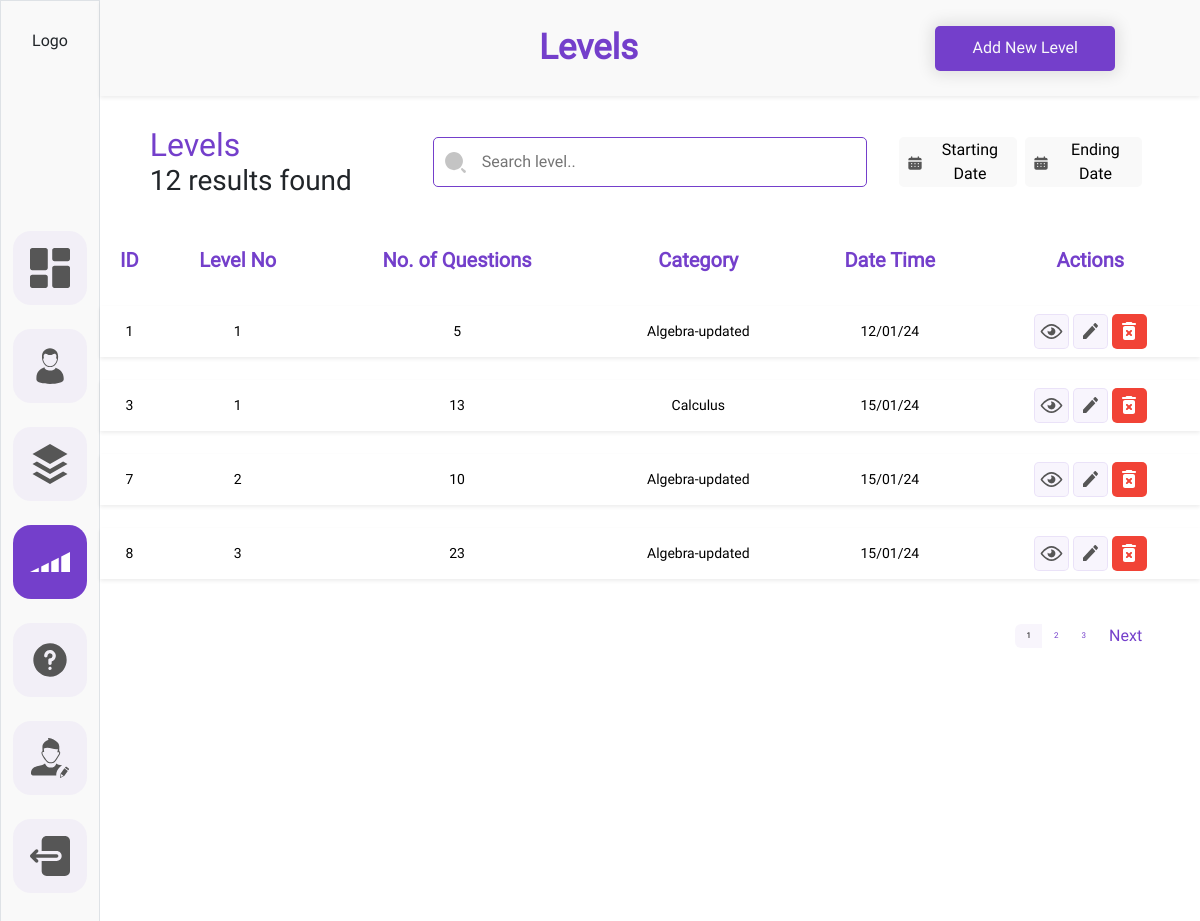
Screenshot of /myadmin/levels/ (signed in) with the database file from the repository.
### adminDashboard/models.py (models this page shows, shortened)
class Level(BaseModel):
    level_no = models.IntegerField()
    number_of_questions = models.IntegerField()
    level_category = models.ForeignKey(Category,on_delete=models.CASCADE)
    class Meta:
        unique_together = ('level_no', 'level_category')

class Category(BaseModel):
    category_title = models.CharField(max_length=CharFieldSizes.XXX_LARGE)
    category_description = models.TextField()
    category_image = models.ImageField(upload_to='category_images')
    def __str__(self):
        return self.category_title

### adminDashboard/views.py (the view)
# urls.py: path('levels/', views.levels, name='levels'),
@login_required(login_url='admin-login')
def levels(request):
    context={
        'startdate': request.GET.get('startdate',None),
        'enddate': request.GET.get('enddate',None),
        'seachbar': request.GET.get('search-bar',None),
        'records' : Level.objects.all(),
        'records_count' : Level.objects.all().count,
        'levelno': request.GET.get('levelno',None)
    }
    if context['startdate'] and context['enddate']:
        context['records'] = context['records'].filter(created_at__range=(context['startdate'], context['enddate']))
    elif context['startdate']:
        context['records'] = context['records'].filter(created_at__gte=context['startdate'])
    elif context['enddate']:
        context['records'] = context['records'].filter(created_at__lte=context['enddate'])
    if context['seachbar']:
        context['records'] = context['records'].filter(Q(level_no__icontains=context['seachbar']) | Q(number_of_questions__icontains=context['seachbar']))
    paginator = Paginator(context['records'],4)
    page = request.GET.get('page')
    try:
        records_within_range = paginator.page(page)
    except PageNotAnInteger:
        records_within_range = paginator.page(1)
    except EmptyPage:
        records_within_range = paginator.page(paginator.num_pages)
    level_count = context['records'].count()
    context['records']= records_within_range
    context['level_count'] = level_count
    return render(request,'admin_dashboard/level.html' ,context)

### templates/admin_dashboard/level.html (shortened to what this page needs)
{% load static %}
<!DOCTYPE html>
<html lang="en">
<head>
    <link
    href="https://cdn.jsdelivr.net/npm/bootstrap@5.3.2/dist/css/bootstrap.min.css"
    rel="stylesheet"
  />
  <link rel="stylesheet" href="{% static 'admin_dashboard/css/common.css'%}">
  <link rel="stylesheet" href="{% static 'admin_dashboard/css/category.css'%}">
  <link rel="stylesheet" href="{% static 'admin_dashboard/css/users.css'%}">
</head>
<body>
    <div class="container-fluid">
        <div class="row ">
          <div class="col-1 p-0 m-0 bg-sidebar border  ">
            <div class="d-flex flex-column align-items-center ">
              <div
                class="logo-height w-100 d-flex justify-content-center align-items-center "
              >
                <a class="text-decoration-none text-dark" href="#">Logo</a>
              </div>
              <div
                class="w-100 d-flex justify-content-center "
              >
                <div class="d-flex flex-column gap-4 nav-height margintop-nav">
                  <div class="d-flex">
                    <a
                      class="nav-link rounded-border bg-color "
                      href="{% url 'dashboard'%}"
                    >
                    </a>
                  </div>
                  <div class="d-flex">
                    <a
                      class="nav-link rounded-border bg-color"
                      href="{% url 'users'%}"
                    >
                    </a>
                  </div>
                  <div class="d-flex">
                    <a
                      class="nav-link rounded-border bg-color"
                      href="{% url 'categories'%}"
                    >
                    </a>
                  </div>
                  <div class="d-flex">
                    <a
                      class="nav-link rounded-border bg-color active-side-bar-menu active-svg-color "
                      href="{% url 'levels'%}"
                    >
                      <svg
                        class="sidebar__link-icon "
                        viewBox="0 0 40 40"
                        xmlns="http://www.w3.org/2000/svg"
                      >
                        <path d="M28.75 15.625L21.25 19.375V30H28.75V15.625Z" />
                        <path d="M11.25 30H18.75V20.625L11.25 24.375V30Z" />
                        <path d="M31.25 14.375V30H40V10L31.25 14.375Z" />
                        <path d="M8.75 25.625L0 30H8.75V25.625Z" />
                      </svg>
                    </a>
                  </div>
                  <div class="d-flex">
                    <a
                      class="nav-link rounded-border bg-color"
                      href="{% url 'questions'%}"
                    >
                    </a>
                  </div>
                  <div class="d-flex">
                    <a
                      class="nav-link rounded-border bg-color"
                      href="{% url 'profile' %}"
                    >
                    </a>
                  </div>
                  <div class="d-flex">
                    <a
                      class="nav-link rounded-border bg-color"
                      href="{%url 'admin-logout'%}"
                    >
                    </a>
                  </div>
                </div>
              </div>
            </div>
          </div>
            <div class="col-11 h-100">
                <div class="row p-2 bg-sidebar shadow-sm heading-container-height">
                    <div class="col-6 d-flex justify-content-end align-items-center ">
                        <div class= "">
                            <h1 class="dashboard__heading m-0">Levels</h1>
                        </div>
                    </div>
                    <div class="col d-flex justify-content-center ">
                        <div class="w-75 d-flex justify-content-end align-items-center">
                            <div class="">
                                <a class="new-category text-decoration-none text-light " href="{% url 'level-add'%}" ><p class="m-0 p-0">Add New Level</p></a>
                            </div>
                        </div>
                    </div>
                </div>
                <form id="searchForm" action="{% url 'levels'%}" method='GET'>
                <div class="row justify-content-center margintop gap-2">
                  <div class="col-3">
                    <div class="">
                      <div class="d-flex flex-column">
                        <div class="">
                          <h2 class="user-title m-0 p-0">Levels</h2>
                        </div>
                        <div>
                          <h3 class="user-title-desc m-0 p-0">{{records_count }} results found</h3>
                        </div>
                      </div>
                    </div>
                  </div>
                  <div class="col-5 d-flex justify-content-center align-items-center">
                    <div
                      class="h-75 w-100 position-relative d-flex align-items-center"
                    >
                        <div class="w-100 searchbar-height d-flex align-items-center">
                          <input
                            class="search-border search-border-search-btns w-100 h-100 ps-5 pe-3"
                            type="search"
                            name="search-bar"
                            id="searchInput"
                            {% if seachbar %}
                            value='{{seachbar}}'
                            {% else %}
                            value=''
                            {% endif %}
                            placeholder="Search level.."
                          />
                        </div>
                        <div class="position-absolute svg-position">
                        </div>
                    </div>
                  </div>
                  <div
                      class="col-3 d-flex justify-content-start align-items-center gap-2"
                    >
                      <div class="w-100">
                        <button
                        type='button'
                        id='startDateBtn'
                        value='{{startdate}}'
                        data-target="datePickerButton1"
                          class="date-picker-button searchbar-height w-100 border-0 search-border-search-btns bg-sidebar d-flex justify-content-center align-items-center gap-2"
                        >
                          <div class="">
                          </div>
                          {% if startdate %}
                          {{startdate}}
                          {% else %}
                          Starting Date
                          {% endif %}
                        </button>
                      </div>
                      <div class="w-100">
                        <button
                        type='button'
                        id='endDateBtn'
                        data-target="datePickerButton2"
                          class=" date-picker-button searchbar-height w-100 border-0 search-border-search-btns bg-sidebar d-flex justify-content-center align-items-center gap-2"
                        >
                          <div class="">
                          </div>
                          {% if enddate %}
                          {{enddate}}
                          {% else %}
                          Ending Date
                          {% endif %}
                        </button>
                      </div>
                  </div>
                </div>
              </form>
                <div class="row justify-content-center mt-3">
                    <div class="col p-0">
                        <div class="">
                            <div class="">
                                <table class="table table-hover table-borderless">
                                    <thead>
                                        <tr>
                                          <th class="table-head">ID</th>
                                          <th class="table-head">Level No</th>
                                          <th class="table-head">No. of Questions</th>
                                          <th class="table-head">Category</th>
                                          <th class="table-head">Date Time</th>
                                          <th class="table-head">Actions</th>
                                        </tr>
                                      </thead>
                                      <tbody>
                                        {% if records %}
                                        {% for record  in records %}
                                        <tr class="tr shadow-sm ">
                                          <td>{{record.id}}</td>
                                          <td>{{record.level_no}}</td>
                                          <td>{{record.number_of_questions}}</td>
                                          <td>{{record.level_category}}</td>
                                          <td>{{record.created_at|date:"d/m/y"}}</td>
                                          <td>
                                            <div class="d-flex justify-content-center align-items-center gap-1">
                                                <div class="">
                                                    <a class="action-btns action-btns-view" href="{% url 'level-details' pk=record.id%}">
                                                    </a>
                                                </div>
                                                <div class="">
                                                    <a class="action-btns action-btns-view" href="{% url 'level-update' pk=record.id%}">
                                                    </a>
                                                </div>
                                                <div class="">
                                                    <a class="action-btns action-btns-remove" href="#" onclick=deleterecord({{record.id}}) data-bs-toggle="modal" data-bs-target="#user-successfully-delet-modal">
                                                    </a>
                                                </div>
                                            </div>
                                          </td>
                                        </tr>
                                        {% endfor %}
                                        {% endif %}
                                      </tbody>
                                  </table>
                            </div>
                        </div>
                    </div>
                </div>
            <div class="row justify-content-center">
              <div class="col-11 d-flex justify-content-end p-0">
                <nav aria-label="Page navigation example">
                  <ul class="pagination justify-content-end">
                    {% for page_num in records.paginator.page_range %}
                    <li class="page-item  d-flex justify-content-center align-items-center">
                      <a class="page-link border-0 {% if records.number == page_num %} custom_active {% endif %}" href="?page={{ page_num }}">{{ page_num }}</a>
                    </li>
                    {% endfor %}
                    {% if records.has_next %}
                    <li class="page-item">
                      <a class="page-link next border-0" href="?page={{ records.next_page_number }}">Next</a>
                    </li>
                    {% endif %}
                  </ul>
                </nav>
              </div>
            </div>
            </div>
        </div>
    </div>
</body>
</html>

### static/admin_dashboard/css/common.css (style rules this page uses)
body { margin: 0; padding: 0; box-sizing: border-box; font-family: Roboto; }
.sidebar__link-icon { width: 40px; height: 40px; }
.def-color { fill: #565656; }
.rounded-border { border-radius: 18px; }
.bg-color { background-color: rgba(116, 63, 203, 0.05); }
.bg-sidebar { background-color: #F9F9F9; }
.nav-link { padding: 17px; }
.active-side-bar-menu { background-color: #743FCB; }
.active-svg-color { fill: white; }
.logo-height { height: 10vh; }
.nav-height { height: 100vh; }
.dashboard__heading { font-size: 35px; color: #743FCB; font-weight: 700; }
.date-picker-button { padding: 8px; cursor: pointer; }

### static/admin_dashboard/css/category.css (style rules this page uses)
.new-category { display: flex; justify-content: center; align-items: center; width: 180px; height: 45px; border-radius: 5px; background: #743FCB; box-shadow: 0px 0px 15px 4px rgba(0, 0, 0, 0.10) }

### static/admin_dashboard/css/users.css (style rules this page uses)
.heading-container-height { height: 12vh; }
.user-title { color: #743FCB; }
.margintop { margin-top: 30px; }
.nav-height { height: 100vh; }
.margintop-nav { margin: 150px; }
.searchbar-height { height: 50px; }
.svg-position { left: 10px; }
.svg-size { width: 25px; height: 25px; }
.search-border-search-btns { border-radius: 5px; }
.search-border { border: 1px solid #743FCB; }
.table { border-collapse: separate; border-spacing:0 23px; }
.table-head { font-size: 20px; color: #743FCB !important; text-align: center; }
td { text-align: center; vertical-align: middle; font-size: 14px; max-width: 200px; white-space: nowrap; overflow: hidden; text-overflow: ellipsis; }
.action-btns { display: flex; justify-content: center; align-items: center; width: 35px; height: 35px; border-radius: 5px; }
.action-btns-view { border: 1px solid rgba(116, 63, 203, 0.10); background: rgba(116, 63, 203, 0.05); }
.action-btns-remove { background: #F14336; }
.page-link { font-size: 8px; color: #743FCB; }
.next { font-size: 16px; color: #743FCB !important; }
.custom_active { border: none; color: black; background-color: rgba(116, 63, 203, 0.05); }

### rows the page displays
Level: id "1", level_no "1", number_of_questions "5", level_category "Algebra-updated", created_at "12/01/24"
Level: id "3", level_no "1", number_of_questions "13", level_category "Calculus", created_at "15/01/24"
Level: id "7", level_no "2", number_of_questions "10", level_category "Algebra-updated", created_at "15/01/24"
Level: id "8", level_no "3", number_of_questions "23", level_category "Algebra-updated", created_at "15/01/24"

### other values shown
{{ records_count }} "12"
{{ page_num }} "1" "2" "3"
